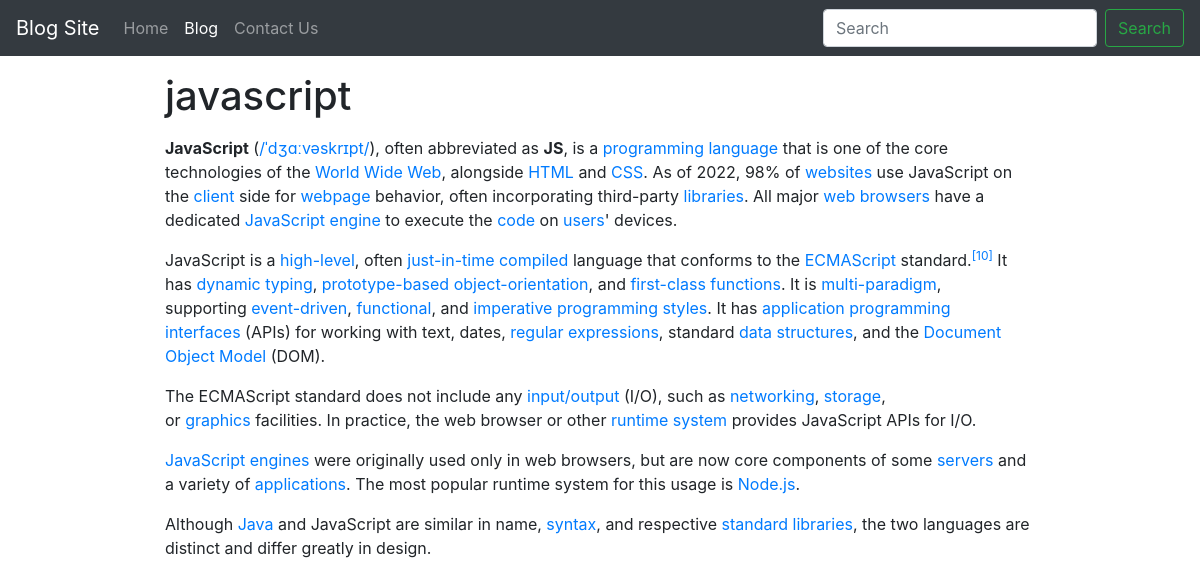
The app's page /blogpost/javascript with its own data.
### blog/models.py (models this page shows, shortened)
class BlogObj(models.Model):
    sr_no = models.AutoField(primary_key=True)
    title = models.CharField(max_length=200)
    short_desc = models.CharField(max_length=200, default="")
    content = models.TextField()
    slug = models.CharField(max_length=100)
    date = models.DateTimeField(auto_now_add=True)

### blog/views.py (the view)
# urls.py: path('blogpost/<str:slug>', views.blogpost, name='blogpost'),
def blogpost(request, slug):
    blog = BlogObj.objects.filter(slug = slug).first()
    context = {'blog':blog}
    return render(request, 'blogpost.html', context)

### templates/blogpost.html (shortened to what this page needs)
{% extends 'base.html' %}
{% block blogactive %}active{% endblock blogactive %}
{% block body %}
<div class="container w-75">
<h1 class="my-3"> {{ blog.title }}</h1>
{{blog.content|safe}}
</div>
{% endblock body %}

### records on screen
BlogObj: title "javascript", content "JavaScript ( / ˈ dʒ ɑː v ə s k r ɪ p t / ), often abbreviated as JS , is a programming language that is one of the core technologies of the World Wide Web , alongside HTML and CSS . As of 2022, 98% of websites use JavaScript on the client side for webpage behavior, often incorporating third-party libraries . All major web browsers have a dedicated JavaScript engine to execute the code on users ' devices. JavaScript is a high-level , often just-in-time compiled language that conforms to the ECMAScript standard. [10] It has dynamic typing , prototype-based object-orientation , and first-class functions . It is multi-paradigm , supporting event-driven , functional , and imperative programming…"
